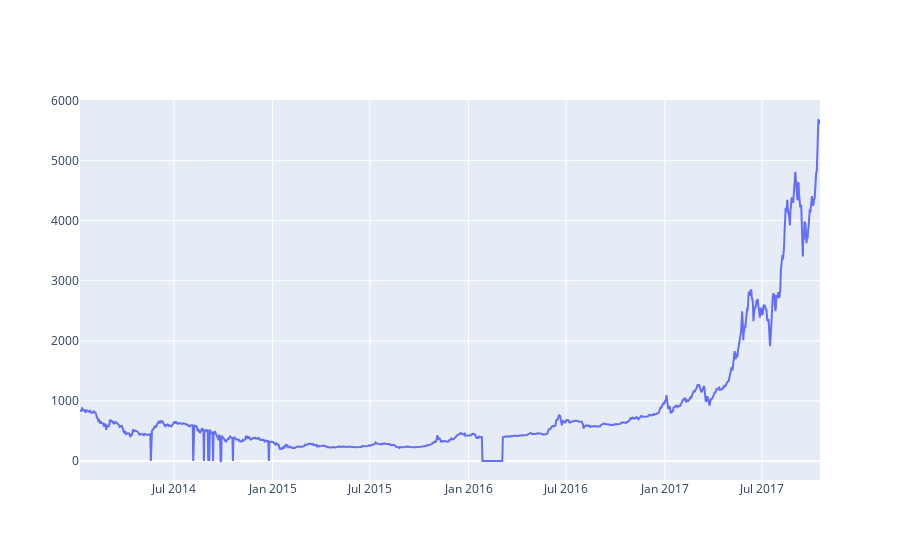

This figure's notebook cell:
### Markdown cell above
#### Plot line graph base on `Weighted Price`

### Code cell
btc_trace = go.Scatter(x=data.index, y=data['Weighted Price'], name= 'Price')
py.iplot([btc_trace])

### Figure 1 — Plotly figure (JSON) as saved in the notebook; plotly's stock layout.template omitted (floating-point values rounded to 4 significant figures; data arrays with more than 128 entries replaced by an {"elided": "..."} marker saying what was removed)
{"data": [{"name": "Price", "type": "scatter", "x": {"elided": "1380 str values"}, "y": {"elided": "1380 float values"}}], "layout": {"autosize": true, "xaxis": {"autorange": true, "range": ["2014-01-07", "2017-10-17"], "type": "date"}, "yaxis": {"autorange": true, "range": [-316.3, 6009.0], "type": "linear"}}}
